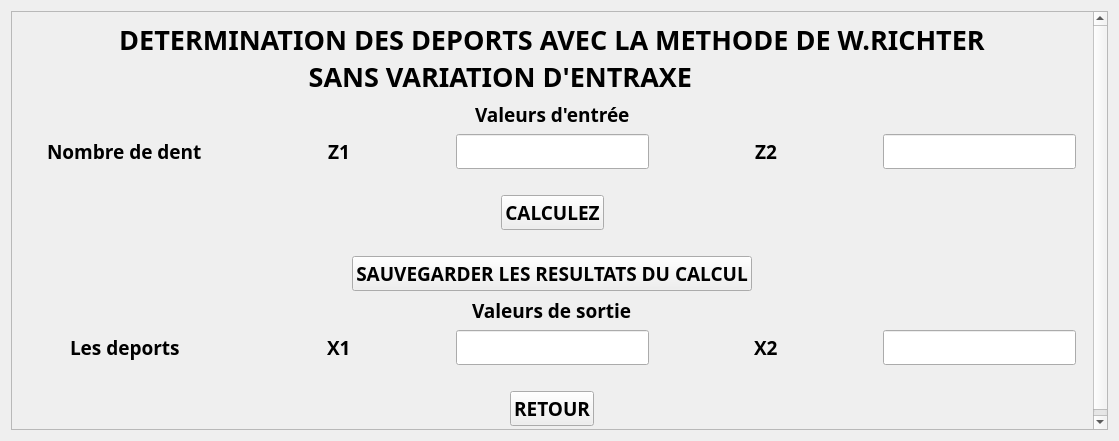
<?xml version="1.0" encoding="UTF-8"?>
<ui version="4.0">
 <class>METHODE_WRICHTER_SANS_VARIATION_ENTRAXE</class>
 <widget class="QWidget" name="METHODE_WRICHTER_SANS_VARIATION_ENTRAXE">
  <property name="geometry">
   <rect>
    <x>0</x>
    <y>0</y>
    <width>1119</width>
    <height>441</height>
   </rect>
  </property>
  <property name="windowTitle">
   <string>METHODE_W.RICHTER_SANS_VARIATION_ENTRAXE</string>
  </property>
  <property name="windowIcon">
   <iconset>
    <normaloff>reducteur_gearexpert.gif</normaloff>reducteur_gearexpert.gif</iconset>
  </property>
  <layout class="QGridLayout" name="gridLayout_2">
   <item row="0" column="0">
    <widget class="QScrollArea" name="scrollArea">
     <property name="widgetResizable">
      <bool>true</bool>
     </property>
     <widget class="QWidget" name="scrollAreaWidgetContents">
      <property name="geometry">
       <rect>
        <x>0</x>
        <y>0</y>
        <width>1105</width>
        <height>427</height>
       </rect>
      </property>
      <layout class="QGridLayout" name="gridLayout">
       <item row="0" column="0">
        <layout class="QVBoxLayout" name="verticalLayout">
         <item>
          <widget class="QLabel" name="label">
           <property name="font">
            <font>
             <family>Arial Black</family>
             <pointsize>20</pointsize>
             <weight>75</weight>
             <bold>true</bold>
            </font>
           </property>
           <property name="text">
            <string>              DETERMINATION DES DEPORTS AVEC LA METHODE DE W.RICHTER
                                         SANS VARIATION D'ENTRAXE</string>
           </property>
          </widget>
         </item>
         <item alignment="Qt::AlignHCenter">
          <widget class="QLabel" name="label_2">
           <property name="font">
            <font>
             <family>Arial Black</family>
             <pointsize>14</pointsize>
             <weight>75</weight>
             <bold>true</bold>
            </font>
           </property>
           <property name="text">
            <string>Valeurs d'entrée</string>
           </property>
          </widget>
         </item>
         <item>
          <layout class="QHBoxLayout" name="horizontalLayout">
           <item alignment="Qt::AlignHCenter">
            <widget class="QLabel" name="label_3">
             <property name="font">
              <font>
               <family>Arial Black</family>
               <pointsize>14</pointsize>
               <weight>75</weight>
               <bold>true</bold>
              </font>
             </property>
             <property name="text">
              <string>Nombre de dent</string>
             </property>
            </widget>
           </item>
           <item alignment="Qt::AlignHCenter">
            <widget class="QLabel" name="label_4">
             <property name="font">
              <font>
               <family>Arial Black</family>
               <pointsize>14</pointsize>
               <weight>75</weight>
               <bold>true</bold>
              </font>
             </property>
             <property name="text">
              <string>Z1</string>
             </property>
            </widget>
           </item>
           <item alignment="Qt::AlignHCenter">
            <widget class="QLineEdit" name="lineEdit">
             <property name="font">
              <font>
               <family>Arial Black</family>
               <pointsize>14</pointsize>
               <weight>75</weight>
               <bold>true</bold>
              </font>
             </property>
            </widget>
           </item>
           <item alignment="Qt::AlignHCenter">
            <widget class="QLabel" name="label_5">
             <property name="font">
              <font>
               <family>Arial Black</family>
               <pointsize>14</pointsize>
               <weight>75</weight>
               <bold>true</bold>
              </font>
             </property>
             <property name="text">
              <string>Z2</string>
             </property>
            </widget>
           </item>
           <item alignment="Qt::AlignHCenter">
            <widget class="QLineEdit" name="lineEdit_2">
             <property name="font">
              <font>
               <family>Arial Black</family>
               <pointsize>14</pointsize>
               <weight>75</weight>
               <bold>true</bold>
              </font>
             </property>
            </widget>
           </item>
          </layout>
         </item>
         <item>
          <spacer name="horizontalSpacer_2">
           <property name="orientation">
            <enum>Qt::Horizontal</enum>
           </property>
           <property name="sizeHint" stdset="0">
            <size>
             <width>40</width>
             <height>20</height>
            </size>
           </property>
          </spacer>
         </item>
         <item alignment="Qt::AlignHCenter">
          <widget class="QPushButton" name="pushButton">
           <property name="font">
            <font>
             <family>Arial Black</family>
             <pointsize>14</pointsize>
             <weight>75</weight>
             <bold>true</bold>
            </font>
           </property>
           <property name="text">
            <string>CALCULEZ</string>
           </property>
          </widget>
         </item>
         <item>
          <spacer name="horizontalSpacer">
           <property name="orientation">
            <enum>Qt::Horizontal</enum>
           </property>
           <property name="sizeHint" stdset="0">
            <size>
             <width>40</width>
             <height>20</height>
            </size>
           </property>
          </spacer>
         </item>
         <item alignment="Qt::AlignHCenter">
          <widget class="QPushButton" name="pushButton_1">
           <property name="font">
            <font>
             <family>Arial Black</family>
             <pointsize>14</pointsize>
             <weight>75</weight>
             <bold>true</bold>
            </font>
           </property>
           <property name="text">
            <string>SAUVEGARDER LES RESULTATS DU CALCUL</string>
           </property>
          </widget>
         </item>
         <item alignment="Qt::AlignHCenter">
          <widget class="QLabel" name="label_6">
           <property name="font">
            <font>
             <family>Arial Black</family>
             <pointsize>14</pointsize>
             <weight>75</weight>
             <bold>true</bold>
            </font>
           </property>
           <property name="text">
            <string>Valeurs de sortie</string>
           </property>
          </widget>
         </item>
         <item>
          <layout class="QHBoxLayout" name="horizontalLayout_2">
           <item alignment="Qt::AlignHCenter">
            <widget class="QLabel" name="label_7">
             <property name="font">
              <font>
               <family>Arial Black</family>
               <pointsize>14</pointsize>
               <weight>75</weight>
               <bold>true</bold>
              </font>
             </property>
             <property name="text">
              <string>Les deports</string>
             </property>
            </widget>
           </item>
           <item alignment="Qt::AlignHCenter">
            <widget class="QLabel" name="label_8">
             <property name="font">
              <font>
               <family>Arial Black</family>
               <pointsize>14</pointsize>
               <weight>75</weight>
               <bold>true</bold>
              </font>
             </property>
             <property name="text">
              <string>X1</string>
             </property>
            </widget>
           </item>
           <item alignment="Qt::AlignHCenter">
            <widget class="QLineEdit" name="lineEdit_3">
             <property name="font">
              <font>
               <family>Arial Black</family>
               <pointsize>14</pointsize>
               <weight>75</weight>
               <bold>true</bold>
              </font>
             </property>
            </widget>
           </item>
           <item alignment="Qt::AlignHCenter">
            <widget class="QLabel" name="label_9">
             <property name="font">
              <font>
               <family>Arial Black</family>
               <pointsize>14</pointsize>
               <weight>75</weight>
               <bold>true</bold>
              </font>
             </property>
             <property name="text">
              <string>X2</string>
             </property>
            </widget>
           </item>
           <item alignment="Qt::AlignHCenter">
            <widget class="QLineEdit" name="lineEdit_4">
             <property name="font">
              <font>
               <family>Arial Black</family>
               <pointsize>14</pointsize>
               <weight>75</weight>
               <bold>true</bold>
              </font>
             </property>
            </widget>
           </item>
          </layout>
         </item>
         <item>
          <spacer name="horizontalSpacer_3">
           <property name="orientation">
            <enum>Qt::Horizontal</enum>
           </property>
           <property name="sizeHint" stdset="0">
            <size>
             <width>40</width>
             <height>20</height>
            </size>
           </property>
          </spacer>
         </item>
         <item alignment="Qt::AlignHCenter">
          <widget class="QPushButton" name="pushButton_2">
           <property name="font">
            <font>
             <family>Arial Black</family>
             <pointsize>14</pointsize>
             <weight>75</weight>
             <bold>true</bold>
            </font>
           </property>
           <property name="text">
            <string>RETOUR</string>
           </property>
          </widget>
         </item>
        </layout>
       </item>
      </layout>
     </widget>
    </widget>
   </item>
  </layout>
 </widget>
 <resources/>
 <connections/>
</ui>
